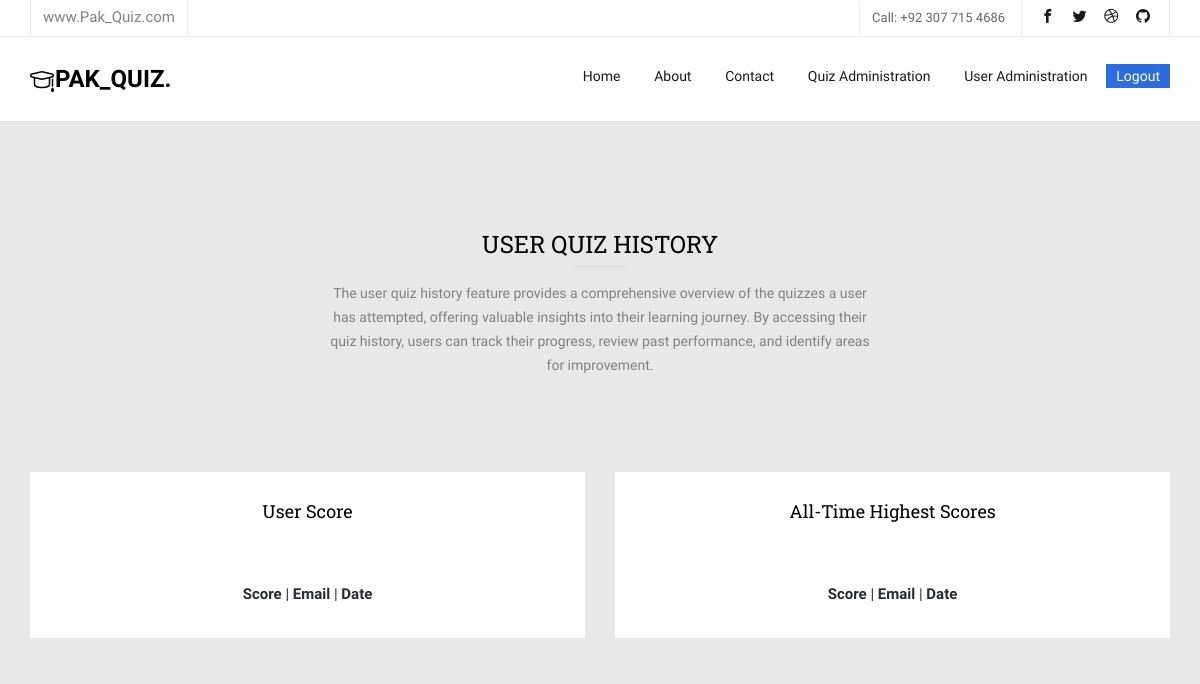
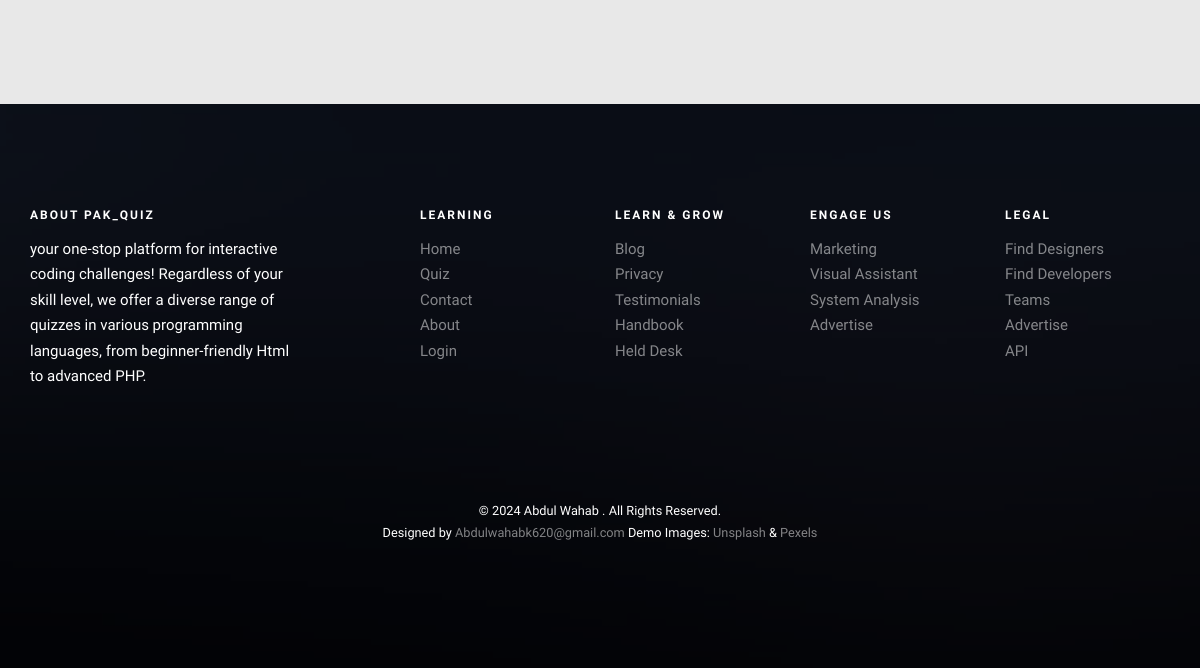
The page /quiz_history.php (signed in) on the database as committed earlier (2 pictures, top to bottom).
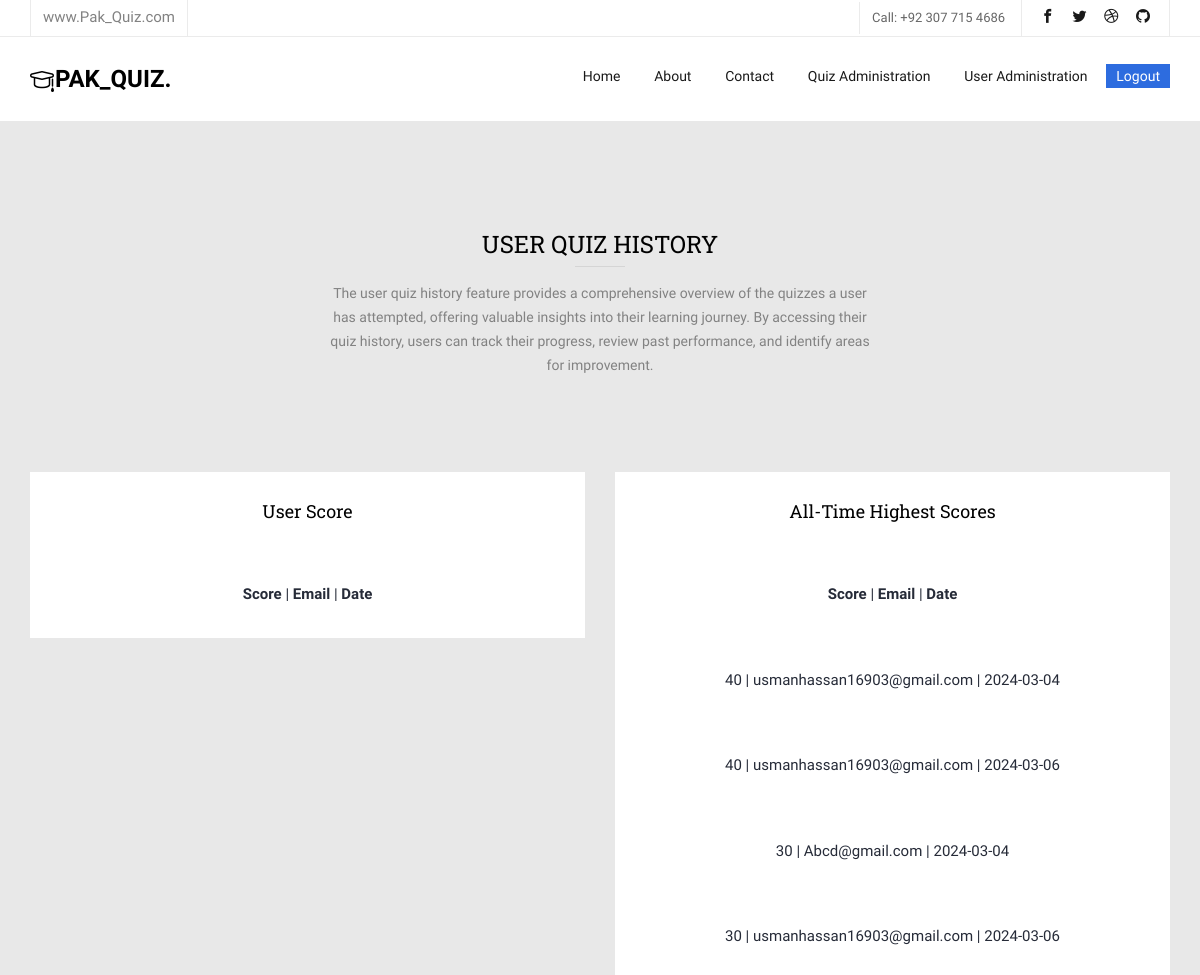
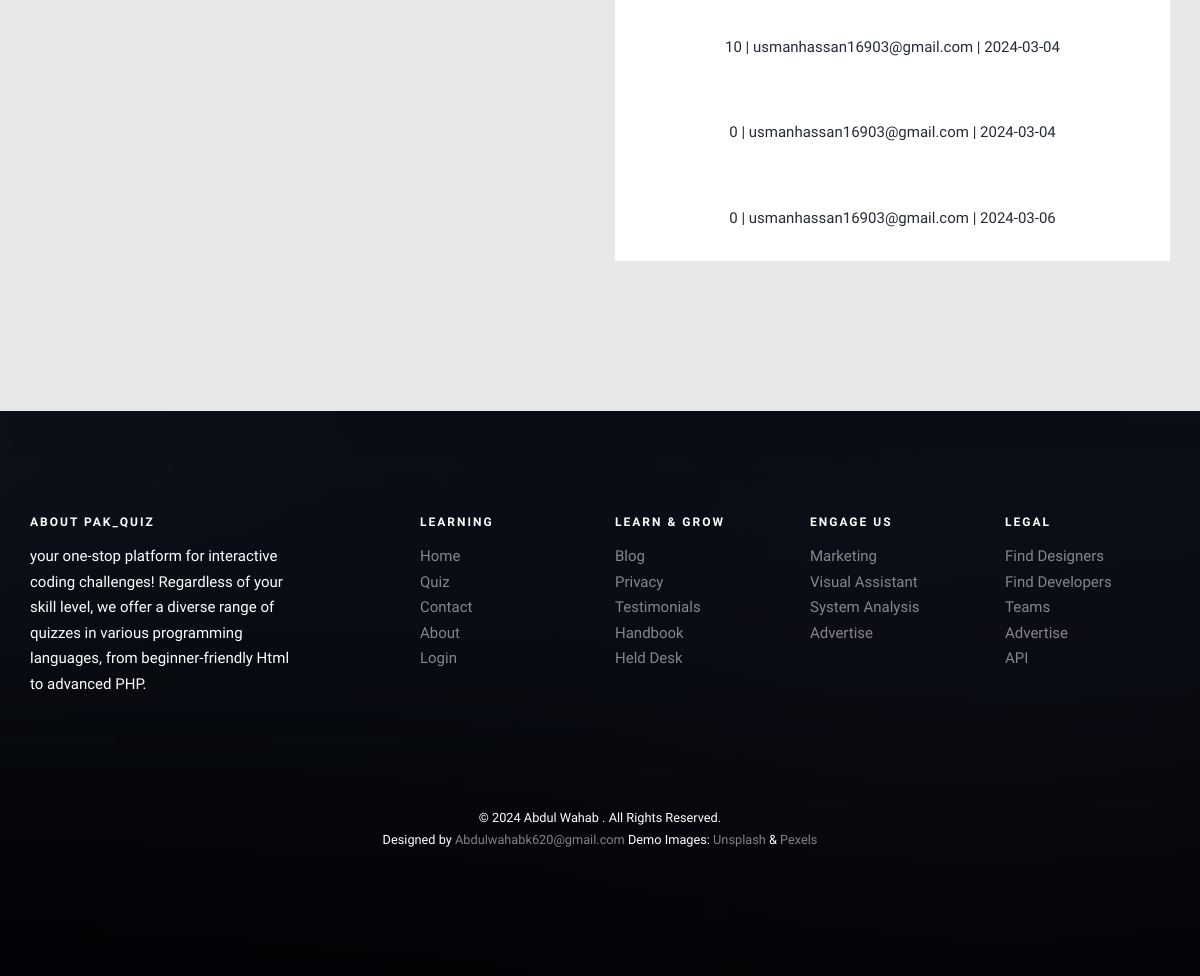
The same page on the database as committed later (2 pictures, top to bottom).
### tables this page shows
CREATE TABLE `users_quiz` (
  `id` int(11) NOT NULL,
  `email` text NOT NULL,
  `quiz_name` text NOT NULL,
  `score` int(20) NOT NULL,
  `date` date NOT NULL
);

### quiz_history.php (the view, shortened to what this page needs)
<?php include_once('includes/db_connect.php') ?>
<!DOCTYPE HTML>
<html>
<head>
	<?php include_once('includes/header.php') ?>
</head>
<body>
	<?php include_once('includes/navbar.php') ?>
	<div id="fh5co-pricing" class="fh5co-bg-section">
		<div class="container">
			<div class="row animate-box">
				<div class="col-md-6 col-md-offset-3 text-center fh5co-heading">
					<h2>User Quiz History</h2>
					<p>
						The user quiz history feature provides a comprehensive overview of the quizzes a user has attempted, offering valuable insights into their learning journey. By accessing their quiz history, users can track their progress, review past performance, and identify areas for improvement.
					</p>
				</div>
			</div>
			<div class="row">
				<div class="pricing pricing--rabten">
					<div class="col-md-6 animate-box">
						<div class="pricing__item">
							<div class="wrap-price">
								<h3 class="pricing__title">User Score</h3>
							</div>
							<div class="wrap-price">
								<span class="pricing__anim pricing__anim--1">
									<b>	Score</b>  | <b>Email </b> | <b>Date</b>
							</span>
							</div>
						</div>
					</div>
					<div class="col-md-6 animate-box">
    <div class="pricing__item">
        <div class="wrap-price">
            <h3 class="pricing__title">All-Time Highest Scores</h3>
        </div>
        <div class="wrap-price">
            <span class="pricing__anim pricing__anim--1">
                <b>Score</b> | <b>Email</b> | <b>Date</b>
            </span>
        </div>
        <?php
        $query_top_records = "SELECT email, score, `date` FROM users_quiz ORDER BY score DESC LIMIT 10";
        $stmt_top_records = mysqli_prepare($conn, $query_top_records);
        mysqli_stmt_execute($stmt_top_records);
        $result_top_records = mysqli_stmt_get_result($stmt_top_records);
        while ($row_top_records = mysqli_fetch_assoc($result_top_records)) {
        ?>
            <div class="wrap-price">
                <span class="pricing__anim pricing__anim--1">
                    <?php echo $row_top_records['score']; ?> | <?php echo $row_top_records['email']; ?> | <?php echo $row_top_records['date']; ?>
                </span>
            </div>
        <?php
        }
        ?>
    </div>
</div>
				</div>
			</div>
		</div>
	</div>
	</div>
	<?php include_once('includes/footer.php') ?>
</body>
</html>

### includes/header.php (shortened to what this page needs)
<link rel="stylesheet" href="css/animate.css">
<link rel="stylesheet" href="css/icomoon.css">
<link rel="stylesheet" href="css/bootstrap.css">
<link rel="stylesheet" href="css/magnific-popup.css">
<link rel="stylesheet" href="css/owl.carousel.min.css">
<link rel="stylesheet" href="css/owl.theme.default.min.css">
<link rel="stylesheet" href="css/flexslider.css">
<link rel="stylesheet" href="css/pricing.css">
<link rel="stylesheet" href="css/style.css">
   <link rel="stylesheet" href="css/form.css">
<link rel="stylesheet" href="https://cdn.jsdelivr.net/npm/toastify-js/src/toastify.min.css">

### includes/navbar.php (shortened to what this page needs)
<div id="page">
    <nav class="fh5co-nav" role="navigation">
        <div class="top">
            <div class="container">
                <div class="row">
                    <div class="col-xs-12 text-right">
                        <p class="site">www.Pak_Quiz.com</p>
                        <p class="num">Call: +92 307 715 4686</p>
                        <ul class="fh5co-social">
                            <li><a href="#"><i class="icon-facebook2"></i></a></li>
                            <li><a href="#"><i class="icon-twitter2"></i></a></li>
                            <li><a href="#"><i class="icon-dribbble2"></i></a></li>
                            <li><a href="#"><i class="icon-github"></i></a></li>
                        </ul>
                    </div>
                </div>
            </div>
        </div>
        <div class="top-menu">
            <div class="container">
                <div class="row">
                    <div class="col-xs-2">
                        <div id="fh5co-logo"><a href="index.php"><i class="icon-study"></i>Pak_Quiz<span>.</span></a></div>
                    </div>
                    <div class="col-xs-10 text-right menu-1">
                        <ul>
                            <li class="active"><a href="index.php">Home</a></li>
                            <li><a href="about.php">About</a></li>
                            <li><a href="contact.php">Contact</a></li>
                            <?php if (isset($_SESSION['login']) && $_SESSION['login'] == true) : ?>
                                <?php if ($_SESSION['role'] == 'admin') : ?>
                                    <li><a href="quiz_administration.php">Quiz Administration</a></li>
                                    <li><a href="user_administration.php">User Administration</a></li>
                                <?php else : ?>
                                    <li><a href="quiz.php">Quiz</a></li>
                                    <li><a href="quiz_history.php">Quiz_History</a></li>
                                <?php endif; ?>
                                <li class="btn-cta"><a href="logout.php"><span>Logout</span></a></li>
                            <?php else : ?>
                                <li class="btn-cta"><a href="login.php"><span>Login</span></a></li>
                                <li class="btn-cta"><a href="registration.php"><span>Create an Account</span></a></li>
                            <?php endif; ?>
                        </ul>
                    </div>
                </div>
            </div>
        </div>
    </nav>

### includes/footer.php (shortened to what this page needs)
<footer id="fh5co-footer" role="contentinfo" style="background-image: url(images/img_bg_4.jpg);">
		<div class="overlay"></div>
		<div class="container">
			<div class="row row-pb-md">
				<div class="col-md-3 fh5co-widget">
					<h3>About Pak_Quiz</h3>
					<p>your one-stop platform for interactive coding challenges! Regardless of your skill level, we offer a diverse range of quizzes in various programming languages, from beginner-friendly Html to advanced PHP.</p>
				</div>
				<div class="col-md-2 col-sm-4 col-xs-6 col-md-push-1 fh5co-widget">
					<h3>Learning</h3>
					<ul class="fh5co-footer-links">
						<li><a href="index.php">Home</a></li>
						<li><a href="quiz.php">Quiz</a></li>
						<li><a href="contact.php">Contact</a></li>
						<li><a href="about.php">About</a></li>
						<li><a href="login.php">Login</a></li>
					</ul>
				</div>
				<div class="col-md-2 col-sm-4 col-xs-6 col-md-push-1 fh5co-widget">
					<h3>Learn &amp; Grow</h3>
					<ul class="fh5co-footer-links">
						<li><a href="#">Blog</a></li>
						<li><a href="#">Privacy</a></li>
						<li><a href="#">Testimonials</a></li>
						<li><a href="#">Handbook</a></li>
						<li><a href="#">Held Desk</a></li>
					</ul>
				</div>
				<div class="col-md-2 col-sm-4 col-xs-6 col-md-push-1 fh5co-widget">
					<h3>Engage us</h3>
					<ul class="fh5co-footer-links">
						<li><a href="#">Marketing</a></li>
						<li><a href="#">Visual Assistant</a></li>
						<li><a href="#">System Analysis</a></li>
						<li><a href="#">Advertise</a></li>
					</ul>
				</div>
				<div class="col-md-2 col-sm-4 col-xs-6 col-md-push-1 fh5co-widget">
					<h3>Legal</h3>
					<ul class="fh5co-footer-links">
						<li><a href="#">Find Designers</a></li>
						<li><a href="#">Find Developers</a></li>
						<li><a href="#">Teams</a></li>
						<li><a href="#">Advertise</a></li>
						<li><a href="#">API</a></li>
					</ul>
				</div>
			</div>
			<div class="row copyright">
				<div class="col-md-12 text-center">
					<p>
						<small class="block">&copy; 2024 Abdul Wahab . All Rights Reserved.</small>
						<small class="block">Designed by <a href="" target="_blank">Abdulwahabk620@gmail.com</a> Demo Images: <a href="http://unsplash.co/" target="_blank">Unsplash</a> &amp; <a href="https://www.pexels.com/" target="_blank">Pexels</a></small>
					</p>
				</div>
			</div>
		</div>
	</footer>

### css/icomoon.css (style rules this page uses)
[class^="icon-"], [class*=" icon-"] { font-family: 'icomoon' !important; speak: none; font-style: normal; font-weight: normal; font-variant: normal; text-transform: none; line-height: 1; -webkit-font-smoothing: antialiased; -moz-osx-font-smoothing: grayscale; }
.icon-study:before { content: "\e924"; }
.icon-facebook2:before { content: "\eac0"; }
.icon-twitter2:before { content: "\eac6"; }
.icon-dribbble2:before { content: "\ead7"; }
.icon-github:before { content: "\eae0"; }

### css/pricing.css (style rules this page uses)
.pricing { display: -webkit-flex; display: flex; -webkit-flex-wrap: wrap; flex-wrap: wrap; -webkit-justify-content: center; justify-content: center; width: 100%; margin: 0 auto 3em; }
.pricing__item { position: relative; display: -webkit-flex; display: flex; -webkit-flex-direction: column; flex-direction: column; -webkit-align-items: stretch; align-items: stretch; text-align: center; -webkit-flex: 0 1 330px; flex: 0 1 330px; background: #fff; }
.pricing--rabten .pricing__item { cursor: default; color: #262b38; }
.pricing--rabten .pricing__title { font-size: 18px; margin: 0 0; }
.pricing--rabten .pricing__anim { display: inline-block; position: relative; }

Rows that differ between the two databases and show on the page:
added users_quiz: score "40", email "usmanhassan16903@gmail.com", date "2024-03-04"
added users_quiz: score "40", email "usmanhassan16903@gmail.com", date "2024-03-06"
added users_quiz: score "30", email "Abcd@gmail.com", date "2024-03-04"
added users_quiz: score "30", email "usmanhassan16903@gmail.com", date "2024-03-06"
added users_quiz: score "10", email "usmanhassan16903@gmail.com", date "2024-03-04"
added users_quiz: score "0", email "usmanhassan16903@gmail.com", date "2024-03-04"
added users_quiz: score "0", email "usmanhassan16903@gmail.com", date "2024-03-06"
